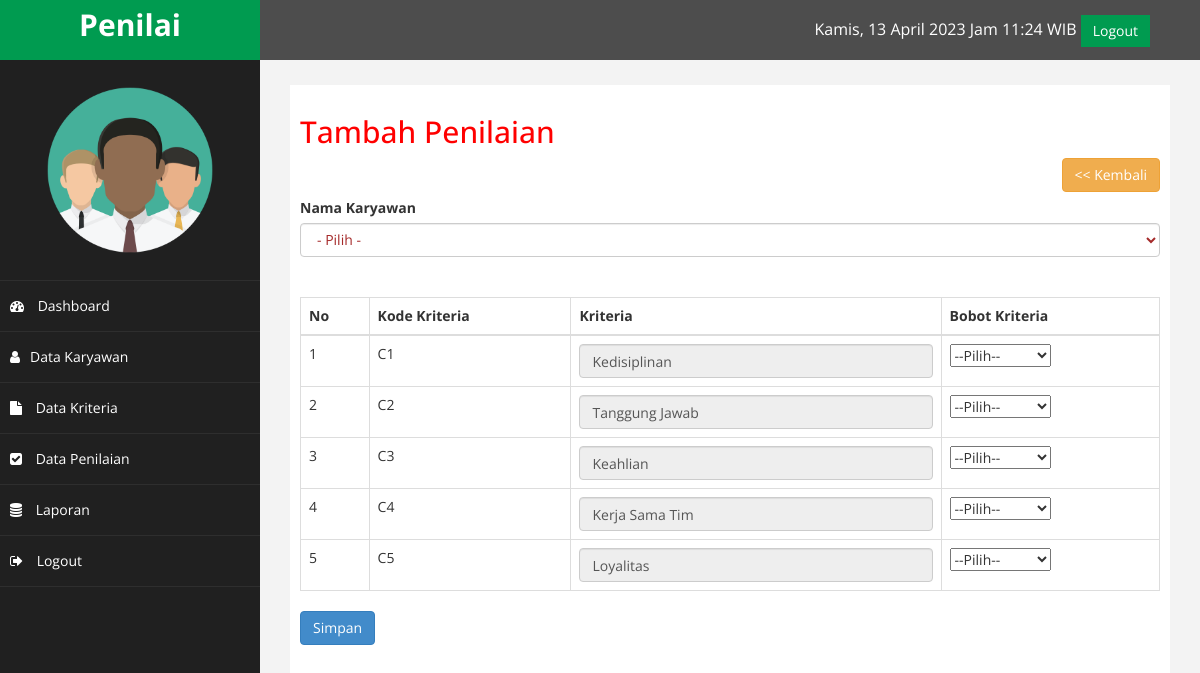
Page /index.php?halaman=penilaiantambah (signed in) on the committed database.
### tables this page shows
CREATE TABLE `kriteria` (
  `id_kriteria` int(11) NOT NULL,
  `kode_kriteria` varchar(12) NOT NULL,
  `nama_kriteria` varchar(100) NOT NULL,
  `bobot` double NOT NULL
);

### penilaiantambah.php (the view, shortened to what this page needs)
 <?php
    $ambil_kriteria = $koneksi->query("SELECT * FROM kriteria");
    ?>
 <h2>Tambah Penilaian</h2>
 <a href="index.php?halaman=penilaian" class=" btn btn-warning  pull-right">
     << Kembali </a>
         <br>
         <br>
         <form method="post" action="penilaiantambahproses.php">
         <label for="karyawan">Nama Karyawan</label>
<select name="karyawan" id="karyawan" class="form-control" style="color:brown" required>
	<option disabled="disabled" selected="selected"> - Pilih -</option>
</select>
<br>
<br>
             <table class="table table-bordered">
                 <thead>
                     <th>No</th>
                     <th>Kode Kriteria</th>
                     <th>Kriteria</th>
                     <th>Bobot Kriteria</th>
                 </thead>
                 <tbody>
                 <?php $nomor = 1;
                 ?>
                            <?php while ($pecah_kriteria = $ambil_kriteria->fetch_assoc()) { ?>
                                <tr>
                         <td><?php echo $nomor; ?></td>
                                <td><?php echo $pecah_kriteria['kode_kriteria']; ?></td>
                                <td><input type="text" name ="kriteria" class="form-control" value="<?php echo $pecah_kriteria['nama_kriteria'];?>" readonly></td>
                             <td> <select name="nilai_bobot[]">
                                     <option disabled="disabled" selected="selected">--Pilih--</option>
                                 </select></td>
                     <?php $nomor++; ?>
                         <?php } ?>
                     </tr>
                 </tbody>
             </table>
             <button class="btn btn-primary" name="save">Simpan</button>
         </form>

### assets/css/custom.css (style rules this page uses)
body { font-family: 'Open Sans', sans-serif; }
h2 { color: #f00; }

### rows in the picture
kriteria: kode_kriteria "C1", kriteria "Kedisiplinan"
kriteria: kode_kriteria "C2", kriteria "Tanggung Jawab"
kriteria: kode_kriteria "C3", kriteria "Keahlian"
kriteria: kode_kriteria "C4", kriteria "Kerja Sama Tim"
kriteria: kode_kriteria "C5", kriteria "Loyalitas"
